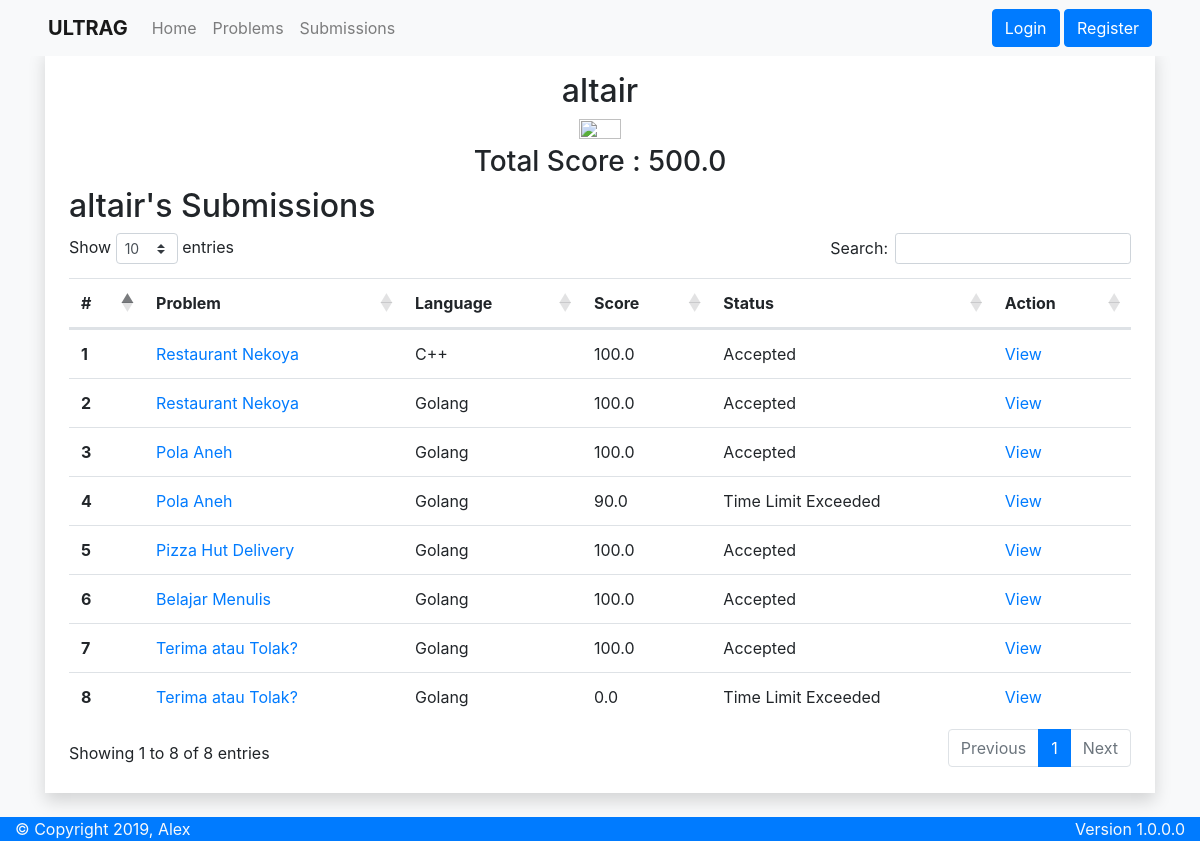
Screenshot of /profile/altair with the database file from the repository.
### apps/models.py (models this page shows, shortened)
class Submission(models.Model):
    STATUS_CHOICES = {
        ('PEN', 'Pending'),
        ('AC', 'Accepted'),
        ('WA', 'Wrong Answer'),
        ('TLE', 'Time Limit Exceeded'),
        ('RTE', 'Runtime Error'),
        ('CTE', 'Compilation Error'),
        ('ACE', 'Abort Called Error'),
        ('MLE', 'Memory Limit Exceeded'),
        ('UNE', 'Unknown Error')
    }
    user = models.ForeignKey(User, default=None, null=True, on_delete=models.DO_NOTHING)
    name = models.CharField(max_length=255)
    problem = models.ForeignKey(Problem, on_delete=models.CASCADE)
    language = models.CharField(max_length=10, editable=False, default='Unknown')
    host = models.PositiveSmallIntegerField(default=0)
    score = models.FloatField(default=0)
    status = models.CharField(max_length=3, choices=STATUS_CHOICES, default='PEN')
    date = models.DateTimeField(default=now, editable=False)

class Problem(models.Model):
    name = models.CharField(max_length=50)
    description = MartorField()
    input = MartorField()
    output = MartorField()
    constraint = MartorField()
    time = models.PositiveSmallIntegerField()
    memory = models.PositiveSmallIntegerField()
    date = models.DateTimeField(default=now, editable=False)
    def __str__(self):
        return '{}'.format(self.name)

### apps/views.py (the view)
# urls.py: path('profile/<str:username>', views.profile, name='profile'),
def profile(request, username):
    user = User.objects.get(username=username)
    submissions = models.Submission.objects.filter(user=user)
    user.score = submissions.values('problem').annotate(greatest=Max('score')).aggregate(total=Sum('greatest'))['total']
    context = {
        'Title': 'ULTRAG - {}\'s Profile'.format(username),
        'User': user,
        'Submissions': submissions
    }
    return render(request, 'apps/profile.html', context)

### apps/templates/apps/profile.html (shortened to what this page needs)
{% extends 'apps/base.html' %}
{% block extra-css %}
<link rel="stylesheet" href="https://cdn.datatables.net/1.10.20/css/dataTables.bootstrap4.min.css">
{% endblock extra-css %}
{% block content %}
<center>
    <h2>{{ User.username }}</h2>
    <img width="20%" height="20%" src="https://www.searchpng.com/wp-content/uploads/2019/02/Deafult-Profile-Pitcher.png"/>
    <h3>Total Score : {{ User.score }}</h3>
</center>
<h2>{{ User.username }}'s Submissions</h2>
<table id="submission" class="table table-hover">
	<thead>
		<tr>
			<th scope="col">#</th>
			<th scope="col">Problem</th>
			<th scope="col">Language</th>
			<th scope="col">Score</th>
			<th scope="col">Status</th>
			<th scope="col">Action</th>
		</tr>
	</thead>
	<tbody>
		{% for submission in Submissions %}
		<tr>
			<th scope="row">{{ submission.id }}</th>
			<td><a href="{% url 'apps:problem' submission.problem_id %}">{{ submission.problem }}</a></td>
			<td>{{ submission.language }}</td>
			<td>{{ submission.score }}</td>
			<td>{{ submission.get_status_display }}</td>
			<td><a href="{% url 'apps:submission' submission.id %}">View</a></td>
		</tr>
		{% endfor %}
	</tbody>
</table>
{% endblock content %}

### rows the page displays
Submission: id "1", problem "Restaurant Nekoya", language "C++", score "100.0", status "Accepted"
Submission: id "2", problem "Restaurant Nekoya", language "Golang", score "100.0", status "Accepted"
Submission: id "3", problem "Pola Aneh", language "Golang", score "100.0", status "Accepted"
Submission: id "4", problem "Pola Aneh", language "Golang", score "90.0", status "Time Limit Exceeded"
Submission: id "5", problem "Pizza Hut Delivery", language "Golang", score "100.0", status "Accepted"
Submission: id "6", problem "Belajar Menulis", language "Golang", score "100.0", status "Accepted"
Submission: id "7", problem "Terima atau Tolak?", language "Golang", score "100.0", status "Accepted"
Submission: id "8", problem "Terima atau Tolak?", language "Golang", score "0.0", status "Time Limit Exceeded"

### other values shown
{{ User.username }} "altair"
{{ User.score }} "500.0"
